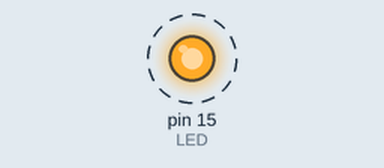
Recording of a program running on a simulated MicroPython board. On the bench: output pins drawn as LEDs (lit = HIGH). Dashed ring = blinking. What the program prints to the serial console is not drawn.

Above: at 0.5 s.
Timing chart, 0 to 4.6 s (numbered marks = the images above):
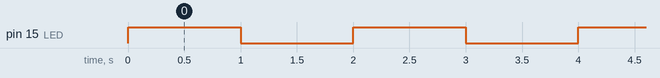

The program:

task3_blinking_led.py
```python
###########################################
# Task 3: Blinking LED
# Ag Instrumentation & IoT Class
# Dept. of Agricultural Engineering, KMITL
###########################################

from machine import Pin
from time import sleep_ms

LED = Pin(15,Pin.OUT)

while True:
    LED.on()
    print(LED.value())
    sleep_ms(1000)
    LED.off()
    print(LED.value())
    sleep_ms(1000)
```

Measured:
- by itself, pin 15 (LED): alternates HIGH for 1.0 s and LOW for 1.0 s
